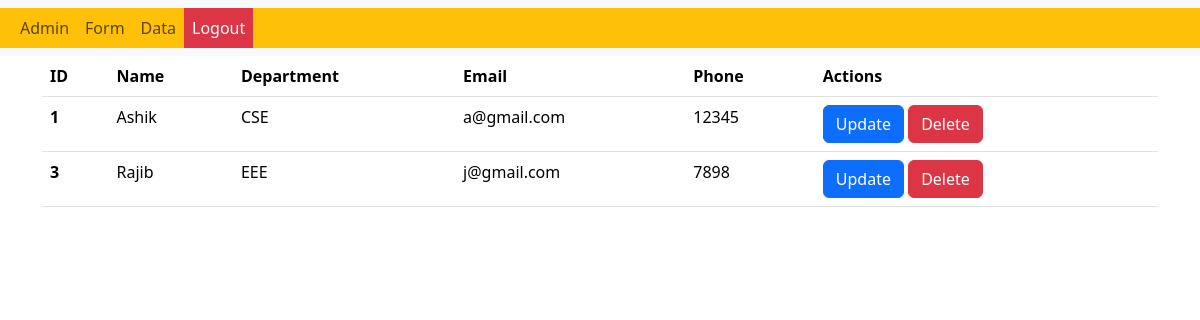
The app's page /data/ with its own data.
### MyApp/models.py (models this page shows, shortened)
class Student(models.Model):
    name = models.CharField(max_length=100)
    dept = models.CharField(max_length=100)
    email = models.EmailField()
    phone = models.CharField(max_length=100)

### MyApp/views.py (the view)
# urls.py: path('data/', data, name='data'),
def data(request):
    d = Student.objects.all()
    return render(request, 'data.html', {'data': d})

### templates/data.html (shortened to what this page needs)
<!DOCTYPE html>
<html lang="en">
<head>
    <link href="https://cdn.jsdelivr.net/npm/bootstrap@5.3.3/dist/css/bootstrap.min.css" rel="stylesheet"
>
</head>
<body>
    {% include 'navbar.html' %}
    <div class="container">
        <table class="table">
            <thead>
                <tr>
                    <th scope="col">ID</th>
                    <th scope="col">Name</th>
                    <th scope="col">Department</th>
                    <th scope="col">Email</th>
                    <th scope="col">Phone</th>
                    <th scope="col">Actions</th>
                </tr>
            </thead>
            <tbody>
                {% for i in data %}
                <tr>
                    <th scope="row">{{i.id}}</th>
                    <td>{{i.name}}</td>
                    <td>{{i.dept}}</td>
                    <td>{{i.email}}</td>
                    <td>{{i.phone}}</td>
                    <td>
                        <a href="{% url 'update' i.id %}" class="btn btn-primary">Update</a>
                        <a href="{% url 'delete' i.id %}" class="btn btn-danger">Delete</a>
                    </td>
                </tr>
                {% endfor %}
            </tbody>
        </table>
    </div>
</body>
</html>

### records on screen
Student: id "1", name "Ashik", dept "CSE", email "a@gmail.com", phone "12345"
Student: id "3", name "Rajib", dept "EEE", email "j@gmail.com", phone "7898"
